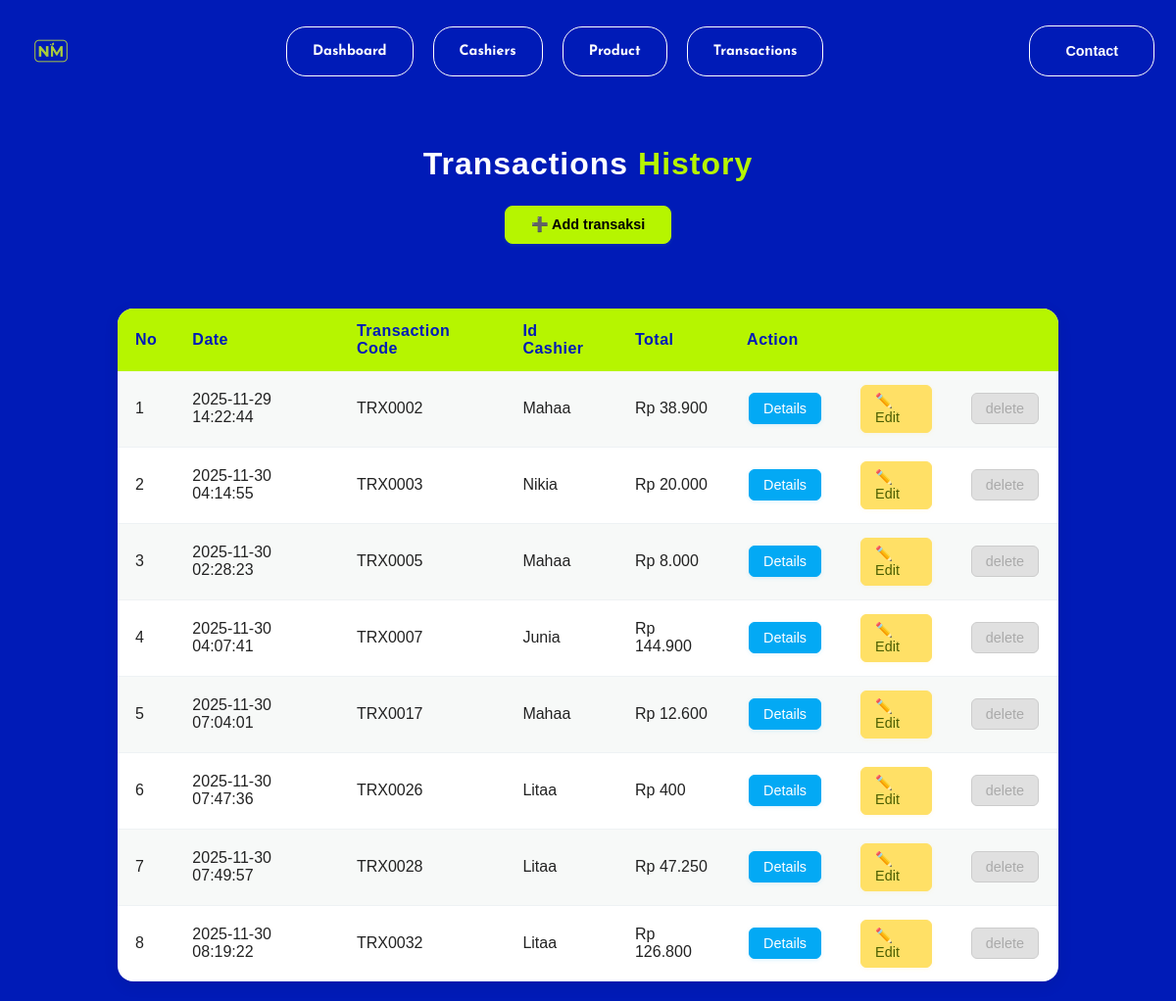
Screenshot of /page/transactions/list.php with the database file from the repository.
### tables this page shows
CREATE TABLE `transactions` (
  `id` int(11) NOT NULL,
  `date` timestamp NOT NULL DEFAULT current_timestamp() ON UPDATE current_timestamp(),
  `code` varchar(10) NOT NULL,
  `id_cashier` varchar(2) DEFAULT NULL,
  `total` int(8) NOT NULL,
  `pay` int(7) NOT NULL,
  `change_money` int(5) NOT NULL,
  `status` enum('completed','not completed') NOT NULL
);

CREATE TABLE `cashier` (
  `id` varchar(2) NOT NULL,
  `name` varchar(6) NOT NULL
);

### page/transactions/list.php (the view, shortened to what this page needs)
<?php
include ROOTPATH . "/config/config.php";
include ROOTPATH . "/includes/header.php";
?>
<br>
<center>
    <h2><span class="judul-transactions">Transactions</span> <span class="judul-history">History</span></h2>
    <a href="add.php">➕ Add transaksi</a><br><br>
    <table border="1" cellpadding="20" cellspacing="0">
        <tr>
            <th>No</th>
            <th>Date</th>
            <th>Transaction Code</th>
            <th>Id Cashier</th>
            <th>Total</th>
            <th colspan="3">Action</th>
        </tr>
        <?php
        $no = 1;
        $query = mysqli_query($conn, "SELECT *, transactions.id AS id_transactions FROM transactions JOIN cashier ON transactions.id_cashier = cashier.id WHERE transactions.status = 'completed'");
        while($transactions = mysqli_fetch_assoc($query)){
        ?>
        <tr>
            <td><?= $no++ ?></td>
            <td><?=$transactions['date']?></td>
            <td><?=$transactions['code']?></td>
            <td><?=$transactions['name']?></td>
            <td>Rp <?= number_format($transactions['total'], 0, ',', '.') ?></td>
            <td>
                <a href="transaction_details.php?id=<?= $transactions['id_transactions'] ?>">Details</a>
            </td>
            <td>
                <a href="edit.php?id=<?=$transactions['id']?>">✏️ Edit</a>
            </td>
            <td>
                <?php
                $id_product = $transactions['id'];
                $check = mysqli_query($conn, "SELECT id_transactions FROM transaction_details WHERE id_transactions = '$id_product'");
                if(mysqli_num_rows($check) > 0){
                ?>
                <input type="button" value="delete" disabled>
                <?php
                }
                ?>
            </td>
        </tr>
        <?php
        }
        ?>
    </table>
</center>

### asset/css/header.css (style rules this page uses)
body { font-family: Arial, sans-serif; margin: 0; padding: 0; background-color: #ffff; }

### page/transactions/list.php (style rules this page uses)
body { font-family: 'Poppins', 'Josefin Sans', Arial, sans-serif; background: #001BB7 !important; margin: 0; padding: 0; }
.judul-transactions { color: #ffffff; font-weight: 800; letter-spacing: 1px; }
.judul-history { color: #B6F500; font-weight: 800; letter-spacing: 1px; }
center { display: flex; flex-direction: column; align-items: center; }
h2 { font-size: xx-large; color: #fff; margin-bottom: 24px; letter-spacing: 1px; font-weight: 800; }
table { border-collapse: separate; border-spacing: 0; width: 80%; margin: 20px 0; background: #fff; border-radius: 16px; box-shadow: 0 4px 16px 0 rgba(0,0,0,0.08); overflow: hidden; font-size: 1rem; border: none; }
th, td { padding: 14px 18px; text-align: left; font-size: 1rem; border: none; }
th { background: #B6F500; color: #001BB7; font-weight: 700; letter-spacing: 0.5px; }
td { border-bottom: 1px solid #eef2f4; color: #222; }
tr:last-child td { border-bottom: none; }
tr:nth-child(even) { background-color: #f7f9f8; }
a, button, input[type="button"] { font-family: inherit; font-size: 0.9rem; border: none; border-radius: 6px; padding: 7px 14px; cursor: pointer; transition: background 0.2s, color 0.2s, box-shadow 0.2s; margin: 0 2px; text-decoration: none; display: inline-block; }
a[href*="edit"] { background: #ffe066; color: #4b5e00; border: 1px solid #ffe066; box-shadow: 0 1px 4px 0 rgba(255,224,102,0.15); }
a[href*="add"] { background: #B6F500; color: black; border: 1px solid #B6F500; border-radius: 8px; font-weight: 600; box-shadow: 0 1px 4px 0 rgba(74,222,128,0.12); padding: 10px 26px; margin-bottom: 10px; transition: background 0.2s, color 0.2s; display: inline-block; }
a[href*="details"] { background: #03a9f4; color: white; border: 1px solid #03a9f4; box-shadow: 0 1px 4px 0 rgba(3,169,244,0.15); }
input[type="button"][disabled], button[disabled] { background: #e0e0e0; color: #aaa; cursor: not-allowed; border: 1px solid #ccc; }

### rows the page displays
transactions: date "2025-11-29 14:22:44", code "TRX0002", id_cashier.name "Mahaa", total "38.900"
transactions: date "2025-11-30 04:14:55", code "TRX0003", id_cashier.name "Nikia", total "20.000"
transactions: date "2025-11-30 02:28:23", code "TRX0005", id_cashier.name "Mahaa", total "8.000"
transactions: date "2025-11-30 04:07:41", code "TRX0007", id_cashier.name "Junia", total "144.900"
transactions: date "2025-11-30 07:04:01", code "TRX0017", id_cashier.name "Mahaa", total "12.600"
transactions: date "2025-11-30 07:47:36", code "TRX0026", id_cashier.name "Litaa", total "400"
transactions: date "2025-11-30 07:49:57", code "TRX0028", id_cashier.name "Litaa", total "47.250"
transactions: date "2025-11-30 08:19:22", code "TRX0032", id_cashier.name "Litaa", total "126.800"
